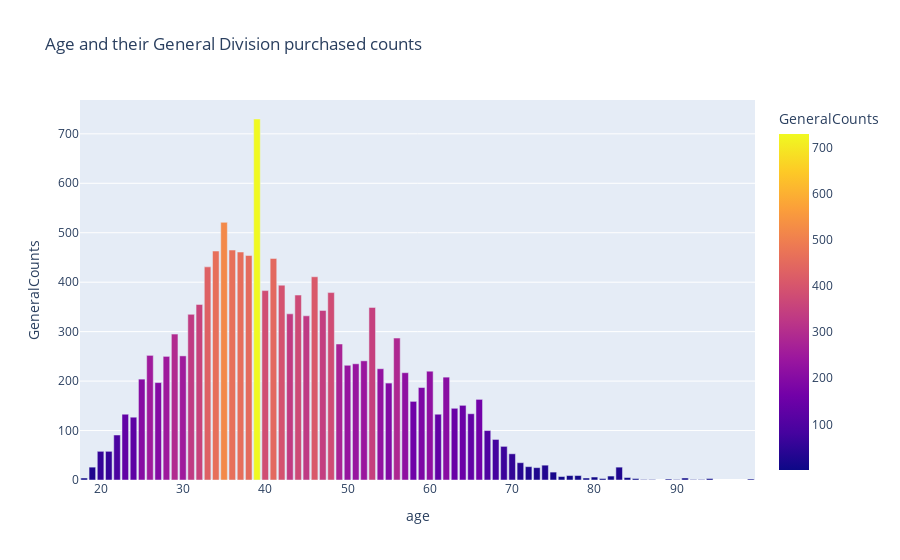

Notebook code cell kept with this figure:
### Code cell
# Creating Bar plot
fig = px.bar(age_general, x="age", y="GeneralCounts", title="Age and their General Division purchased counts", color="GeneralCounts")

# Displaying Bar plot
fig.show()

### Figure 1 — Plotly figure (JSON) as saved in the notebook; plotly's stock layout.template omitted (floating-point values rounded to 4 significant figures)
{"data": [{"alignmentgroup": "True", "hovertemplate": "age=%{x}<br>GeneralCounts=%{marker.color}<extra></extra>", "legendgroup": "", "marker": {"color": [730, 521, 465, 463, 461, 454, 448, 431, 411, 394, 383, 379, 374, 355, 349, 343, 336, 335, 332, 295, 287, 275, 252, 251, 250, 241, 235, 232, 225, 220, 217, 208, 204, 197, 196, 187, 163, 159, 151, 145, 134, 133, 133, 127, 100, 91, 82, 68, 58, 58, 53, 35, 30, 27, 26, 26, 25, 16, 9, 9, 8, 7, 6, 5, 4, 4, 4, 3, 3, 3, 2, 2, 1, 1, 1, 1, 1], "coloraxis": "coloraxis", "pattern": {"shape": ""}}, "name": "", "offsetgroup": "", "orientation": "v", "showlegend": false, "textposition": "auto", "type": "bar", "x": [39, 35, 36, 34, 37, 38, 41, 33, 46, 42, 40, 48, 44, 32, 53, 47, 43, 31, 45, 29, 56, 49, 26, 30, 28, 52, 51, 50, 54, 60, 57, 62, 25, 27, 55, 59, 66, 58, 64, 63, 65, 23, 61, 24, 67, 22, 68, 69, 21, 20, 70, 71, 74, 72, 19, 83, 73, 75, 77, 78, 82, 76, 80, 84, 91, 18, 79, 94, 85, 81, 89, 99, 93, 86, 87, 90, 92], "xaxis": "x", "y": [730, 521, 465, 463, 461, 454, 448, 431, 411, 394, 383, 379, 374, 355, 349, 343, 336, 335, 332, 295, 287, 275, 252, 251, 250, 241, 235, 232, 225, 220, 217, 208, 204, 197, 196, 187, 163, 159, 151, 145, 134, 133, 133, 127, 100, 91, 82, 68, 58, 58, 53, 35, 30, 27, 26, 26, 25, 16, 9, 9, 8, 7, 6, 5, 4, 4, 4, 3, 3, 3, 2, 2, 1, 1, 1, 1, 1], "yaxis": "y"}], "layout": {"barmode": "relative", "coloraxis": {"colorbar": {"title": {"text": "GeneralCounts"}}, "colorscale": [[0, "#0d0887"], [0.1111, "#46039f"], [0.2222, "#7201a8"], [0.3333, "#9c179e"], [0.4444, "#bd3786"], [0.5556, "#d8576b"], [0.6667, "#ed7953"], [0.7778, "#fb9f3a"], [0.8889, "#fdca26"], [1, "#f0f921"]]}, "legend": {"tracegroupgap": 0}, "title": {"text": "Age and their General Division purchased counts"}, "xaxis": {"anchor": "y", "domain": [0, 1], "title": {"text": "age"}}, "yaxis": {"anchor": "x", "domain": [0, 1], "title": {"text": "GeneralCounts"}}}}
